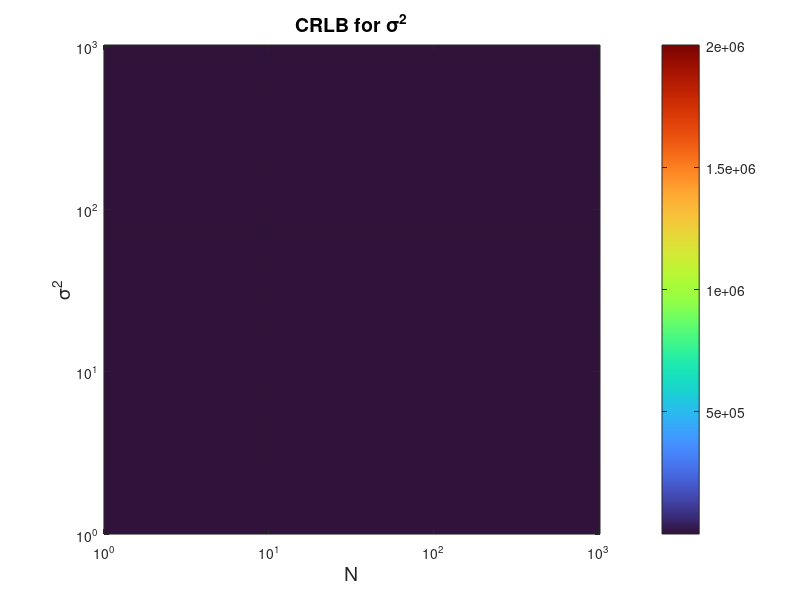
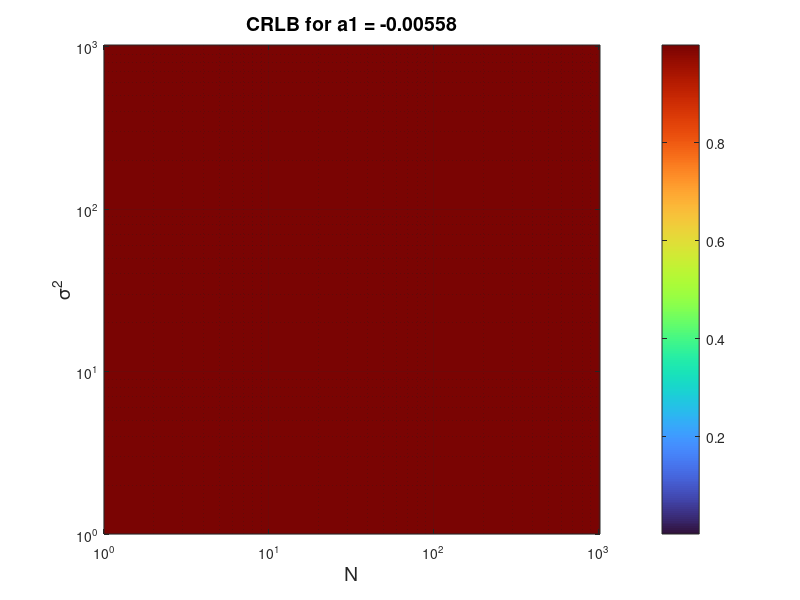

These charts were generated, in order, by the following MATLAB code:
clear; clc;

N_vals = 1:50:1001;
sigma2_vals = 1:50:1001;

[Ngrid, Sgrid] = meshgrid(N_vals, sigma2_vals);

% CRLB for sigma^2: var(sigma^2_hat) >= 2*sigma^4 / N
CRLB_sigma2 = 2 .* (Sgrid .^ 2) ./ Ngrid;

% CRLB for a1: var(a1_hat) >= (1 - a1^2) / N
a1 = -0.005581;
% a1 = 0.979;
N = 924;
CRLB_a1 = (1 - a1^2) ./ Ngrid;

figure;
imagesc(N_vals, sigma2_vals, CRLB_sigma2);
set(gca, 'YDir', 'normal', 'XScale', 'log', 'YScale', 'log', 'ColorScale', 'log');
colormap(turbo(256));
colorbar;
xlabel('N', 'FontSize', 14);
ylabel('\sigma^2', 'FontSize', 14);
title('CRLB for \sigma^2', 'FontSize', 14);
grid on;

figure;
imagesc(N_vals, sigma2_vals, CRLB_a1);
set(gca, 'YDir', 'normal', 'XScale', 'log', 'YScale', 'log', 'ColorScale', 'log');
colormap(turbo(256));
colorbar;
xlabel('N', 'FontSize', 14);
ylabel('\sigma^2', 'FontSize', 14);
title(sprintf('CRLB for a1 = %.5f', a1), 'FontSize', 14);
grid on;
